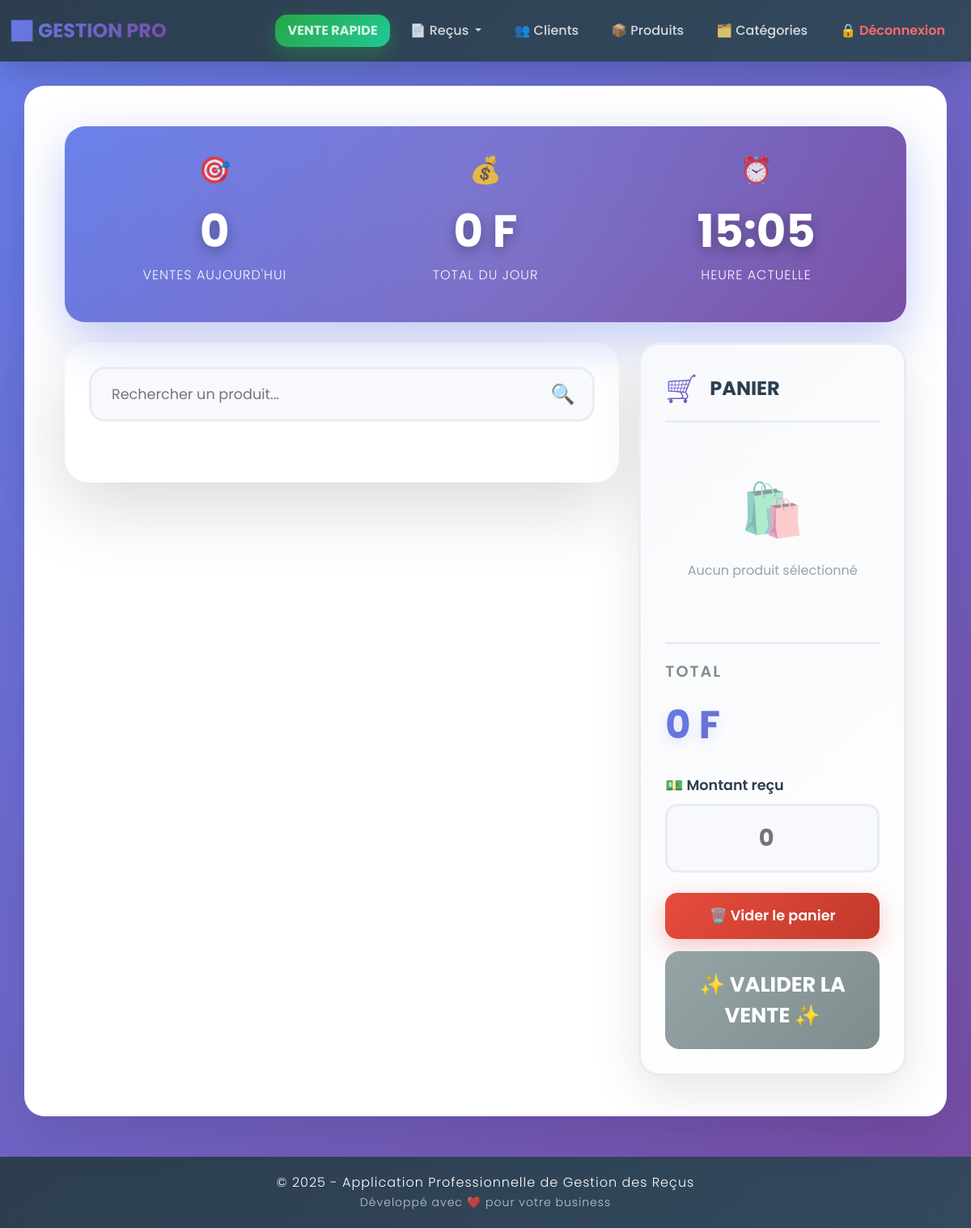
Page /vente_rapide (signed in) on the earlier database version.
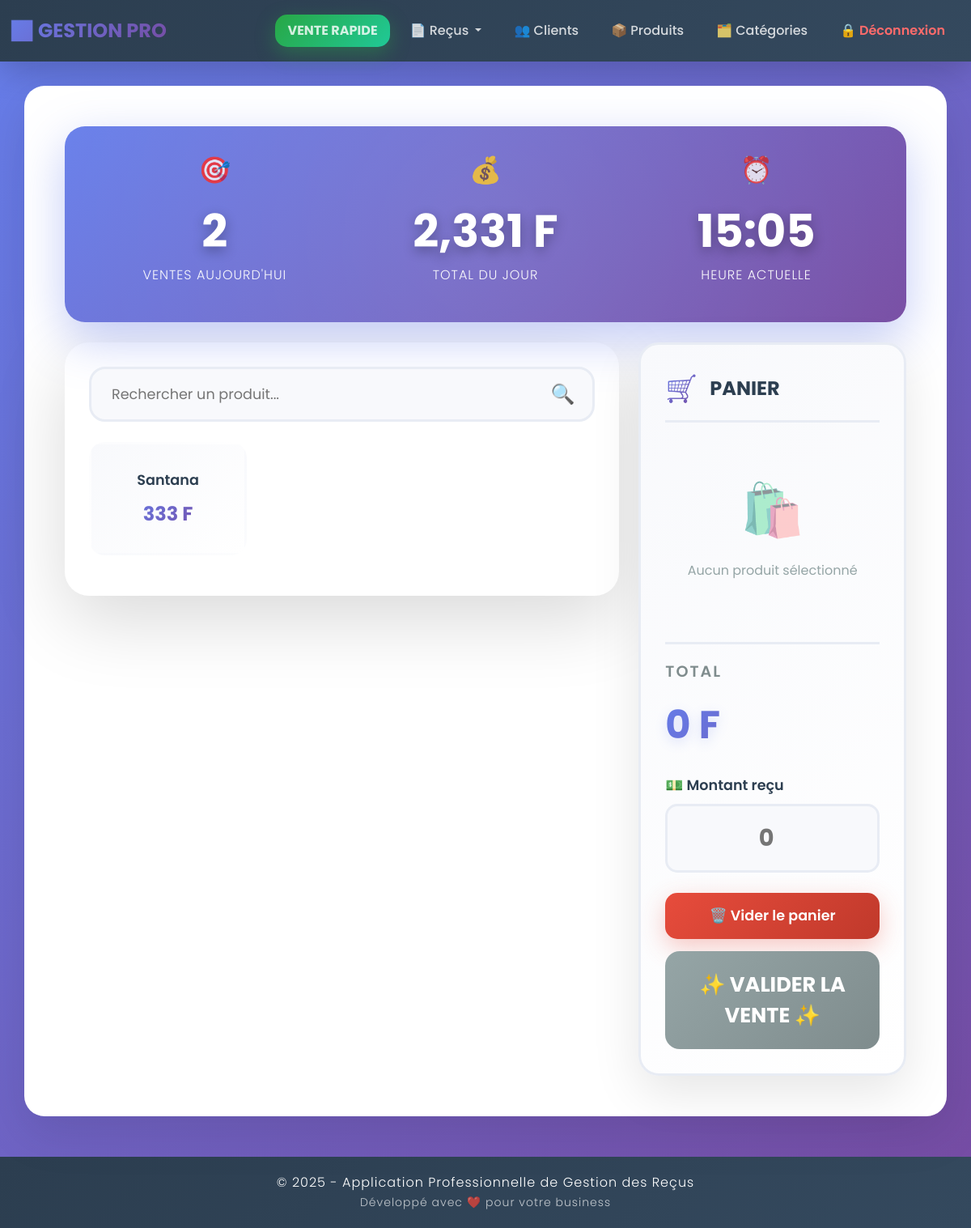
Same page on the later database version.
### tables this page shows
CREATE TABLE produits (
            id INTEGER PRIMARY KEY AUTOINCREMENT,
            nom TEXT NOT NULL
        );

### app.py (the view)
@app.route('/vente_rapide')
def vente_rapide():
    if not session.get('user_logged_in'):
        return redirect(url_for('connexion'))
    conn = get_db_connection()
    cursor = conn.cursor()
    produits = cursor.execute('''
        SELECT id, nom,
               COALESCE((SELECT prix_unitaire FROM recu_produits
                        WHERE produit_id = produits.id
                        ORDER BY id DESC LIMIT 1), 0) as prix_suggere
        FROM produits
        ORDER BY nom
    ''').fetchall()
    today = datetime.now().strftime('%Y-%m-%d')
    stats_jour = cursor.execute('''
        SELECT
            COUNT(*) as nb_ventes,
            COALESCE(SUM(total), 0) as total_jour
        FROM recu
        WHERE DATE(date) = ?
    ''', (today,)).fetchone()
    top_produits = cursor.execute('''
        SELECT p.nom, SUM(rp.quantite) as total_vendu
        FROM recu_produits rp
        JOIN produits p ON p.id = rp.produit_id
        JOIN recu r ON r.id = rp.recu_id
        WHERE DATE(r.date) = ?
        GROUP BY p.id
        ORDER BY total_vendu DESC
        LIMIT 5
    ''', (today,)).fetchall()
    conn.close()
    return render_template('vente_rapide.html',
                          produits=produits,
                          stats_jour=stats_jour,
                          top_produits=top_produits)

### database.py (called while the page is built)
def get_db_connection():
    conn = sqlite3.connect(DB_NAME)
    conn.row_factory = sqlite3.Row
    return conn

### templates/vente_rapide.html (shortened to what this page needs)
{% extends 'layout.html' %}
{% block content %}
<div class="vente-rapide-container">
    <div class="stats-header">
        <div class="row">
            <div class="col-md-4 stats-item">
                <div class="stats-icon">🎯</div>
                <p class="stats-number" id="nb-ventes">{{ stats_jour['nb_ventes'] }}</p>
                <p class="stats-label">VENTES AUJOURD'HUI</p>
            </div>
            <div class="col-md-4 stats-item">
                <div class="stats-icon">💰</div>
                <p class="stats-number" id="total-jour">{{ "{:,.0f}".format(stats_jour['total_jour']) }} F</p>
                <p class="stats-label">TOTAL DU JOUR</p>
            </div>
            <div class="col-md-4 stats-item">
                <div class="stats-icon">⏰</div>
                <p class="stats-number" id="heure-actuelle">--:--</p>
                <p class="stats-label">HEURE ACTUELLE</p>
            </div>
        </div>
    </div>
    <div class="row">
        <div class="col-lg-8">
            <div class="main-section">
                <div class="search-box">
                    <input type="text"
                           class="search-input"
                           id="search-produit"
                           placeholder="Rechercher un produit...">
                    <span class="search-icon">🔍</span>
                </div>
                <div class="produit-grid" id="produit-grid">
                    {% for produit in produits %}
                    <div class="produit-card"
                         data-id="{{ produit['id'] }}"
                         data-nom="{{ produit['nom'] }}"
                         data-prix="{{ produit['prix_suggere'] }}">
                        <div class="produit-nom">{{ produit['nom'] }}</div>
                        <div class="produit-prix">{{ "{:,.0f}".format(produit['prix_suggere']) }} F</div>
                    </div>
                    {% endfor %}
                </div>
            </div>
        </div>
        <div class="col-lg-4">
            <div class="panier-section">
                <div class="panier-header">
                    <span class="panier-icon">🛒</span>
                    <h3 class="panier-title">PANIER</h3>
                </div>
                <div id="panier-items">
                    <div class="panier-vide">
                        <div class="panier-vide-icon">🛍️</div>
                        <p>Aucun produit sélectionné</p>
                    </div>
                </div>
                <div class="panier-total">
                    <div class="total-label">TOTAL</div>
                    <div class="total-montant" id="total-panier">0 F</div>
                </div>
                <div class="montant-recu-section">
                    <label class="montant-label">💵 Montant reçu</label>
                    <input type="number"
                           class="montant-input"
                           id="montant-recu"
                           placeholder="0">
                </div>
                <button class="btn-clear" id="btn-clear">🗑️ Vider le panier</button>
                <button class="btn-valider" id="btn-valider" disabled>
                    ✨ VALIDER LA VENTE ✨
                </button>
            </div>
        </div>
    </div>
</div>
{% endblock %}

Differences in the rows shown:
added produits: nom "Santana", prix_suggere "333"
Other differences:
{{ stats_jour['nb_ventes'] }}: "0" → "2"
{{ "{:,.0f}".format(stats_jour['total_jour']) }}: "0" → "2,331"
